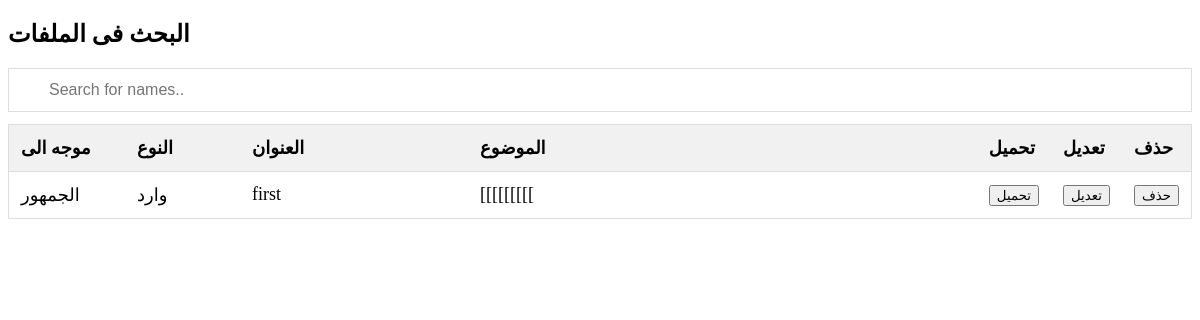
/em/search2.php, run on the app's committed database.
### tables this page shows
CREATE TABLE `wfile` (
  `wid` int(11) NOT NULL,
  `wtype` varchar(255) NOT NULL,
  `wuser` varchar(255) NOT NULL,
  `wtime` date NOT NULL,
  `wtitle` varchar(255) NOT NULL,
  `wsubject` varchar(255) NOT NULL,
  `wattachment` varchar(255) NOT NULL,
  `wto` varchar(255) NOT NULL
);

### em/search2.php (the view, shortened to what this page needs)
<!DOCTYPE html>
<html>
<head>
</head>
<body>
<h2>البحث فى الملفات  </h2>
<input type="text" id="myInput" onkeyup="myFunction()" placeholder="Search for names.." title="Type in a name">
<table id="myTable">
  <tr class="header">
    <th style="width:10%;">موجه الى</th>
    <th style="width:10%;">النوع</th>
    <th style="width:20%;"> العنوان</th>
    <th style="width:45%;">الموضوع</th>
    <th style="width:5%;"> تحميل</th>
    <th style="width:5%;">تعديل</th>
    <th style="width:5%;">حذف</th>
  </tr>
  <?php
  include ('../connect.php');
  $sql="SELECT * FROM wfile WHERE wto='الجمهور'";
    $result=$conn->query($sql);
    while($row = $result->fetch_assoc()){
        ?>
  <tr>
    <td><?php echo $row['wto'] ?></td>
    <td><?php echo $row['wtype'] ?></td>
    <td><?php echo $row['wtitle'] ?></td>
    <td><?php echo $row['wsubject'] ?></td>
    <td><a href="file/<?php echo $row['wattachment'] ?>"download><button>تحميل</button></a></td>
    <td><a href="fileupdate.php?n1=<?php echo $row['wid'] ?>"><button>تعديل</button></a></td>
    <td><a href="fun/deletefile.php?n1=<?php echo $row['wid'] ?>&n2=<?php echo $row['wattachment'] ?>"><button>حذف</button></a></td>
  </tr>
  <?php  }?>
</table>
</body>
</html>

### em/search2.php (style rules this page uses)
* { box-sizing: border-box; }
#myInput { background-image: url('/css/searchicon.png'); background-position: 10px 10px; background-repeat: no-repeat; width: 100%; font-size: 16px; padding: 12px 20px 12px 40px; border: 1px solid #ddd; margin-bottom: 12px; }
#myTable { border-collapse: collapse; width: 100%; border: 1px solid #ddd; font-size: 18px; }
#myTable th, #myTable td { text-align: left; padding: 12px; }
#myTable tr { border-bottom: 1px solid #ddd; }
#myTable tr.header, #myTable tr:hover { background-color: #f1f1f1; }

### data on the page
wfile: wto "الجمهور", wtype "وارد", wtitle "first", wsubject "[[[[[[[[["
